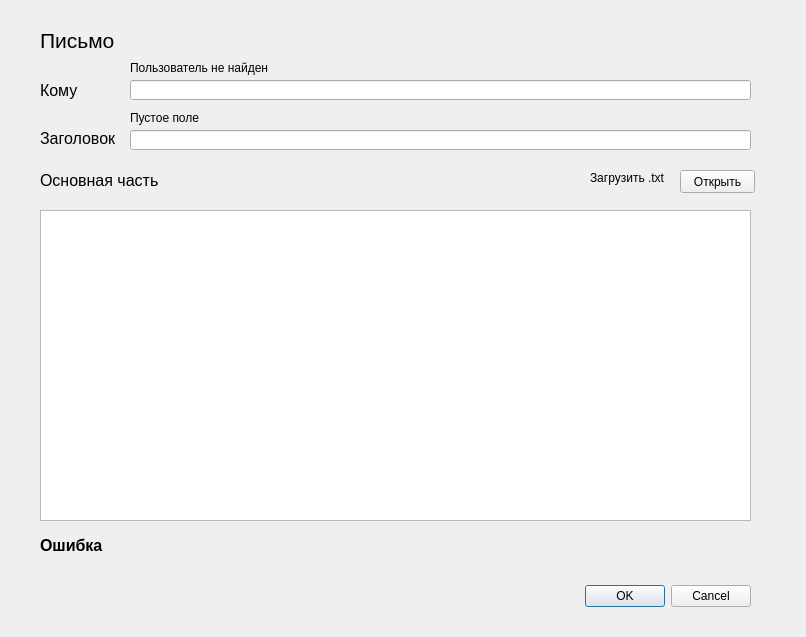
<?xml version="1.0" encoding="UTF-8"?>
<ui version="4.0">
 <class>Dialog</class>
 <widget class="QDialog" name="Dialog">
  <property name="geometry">
   <rect>
    <x>0</x>
    <y>0</y>
    <width>806</width>
    <height>637</height>
   </rect>
  </property>
  <property name="minimumSize">
   <size>
    <width>806</width>
    <height>637</height>
   </size>
  </property>
  <property name="maximumSize">
   <size>
    <width>806</width>
    <height>637</height>
   </size>
  </property>
  <property name="windowTitle">
   <string>Письмо</string>
  </property>
  <widget class="QDialogButtonBox" name="buttonBox">
   <property name="geometry">
    <rect>
     <x>410</x>
     <y>580</y>
     <width>341</width>
     <height>32</height>
    </rect>
   </property>
   <property name="orientation">
    <enum>Qt::Horizontal</enum>
   </property>
   <property name="standardButtons">
    <set>QDialogButtonBox::Cancel|QDialogButtonBox::Ok</set>
   </property>
  </widget>
  <widget class="QLabel" name="label">
   <property name="geometry">
    <rect>
     <x>40</x>
     <y>10</y>
     <width>121</width>
     <height>61</height>
    </rect>
   </property>
   <property name="font">
    <font>
     <pointsize>16</pointsize>
    </font>
   </property>
   <property name="text">
    <string>Письмо</string>
   </property>
  </widget>
  <widget class="QLineEdit" name="addressee">
   <property name="geometry">
    <rect>
     <x>130</x>
     <y>80</y>
     <width>621</width>
     <height>20</height>
    </rect>
   </property>
  </widget>
  <widget class="QLabel" name="label_4">
   <property name="geometry">
    <rect>
     <x>40</x>
     <y>170</y>
     <width>121</width>
     <height>21</height>
    </rect>
   </property>
   <property name="font">
    <font>
     <pointsize>12</pointsize>
    </font>
   </property>
   <property name="text">
    <string>Основная часть</string>
   </property>
  </widget>
  <widget class="QLabel" name="label_2">
   <property name="geometry">
    <rect>
     <x>40</x>
     <y>80</y>
     <width>47</width>
     <height>21</height>
    </rect>
   </property>
   <property name="font">
    <font>
     <pointsize>12</pointsize>
    </font>
   </property>
   <property name="text">
    <string>Кому</string>
   </property>
  </widget>
  <widget class="QLineEdit" name="title">
   <property name="geometry">
    <rect>
     <x>130</x>
     <y>130</y>
     <width>621</width>
     <height>20</height>
    </rect>
   </property>
  </widget>
  <widget class="QLabel" name="label_3">
   <property name="geometry">
    <rect>
     <x>40</x>
     <y>130</y>
     <width>81</width>
     <height>16</height>
    </rect>
   </property>
   <property name="font">
    <font>
     <pointsize>12</pointsize>
    </font>
   </property>
   <property name="text">
    <string>Заголовок</string>
   </property>
  </widget>
  <widget class="QLabel" name="label_error">
   <property name="geometry">
    <rect>
     <x>40</x>
     <y>520</y>
     <width>311</width>
     <height>51</height>
    </rect>
   </property>
   <property name="font">
    <font>
     <pointsize>12</pointsize>
     <bold>true</bold>
    </font>
   </property>
   <property name="text">
    <string>Ошибка</string>
   </property>
  </widget>
  <widget class="QLabel" name="label_6">
   <property name="geometry">
    <rect>
     <x>590</x>
     <y>170</y>
     <width>91</width>
     <height>16</height>
    </rect>
   </property>
   <property name="text">
    <string>Загрузить .txt</string>
   </property>
  </widget>
  <widget class="QPushButton" name="open_txt">
   <property name="geometry">
    <rect>
     <x>680</x>
     <y>170</y>
     <width>75</width>
     <height>23</height>
    </rect>
   </property>
   <property name="text">
    <string>Открыть</string>
   </property>
  </widget>
  <widget class="QLabel" name="label_not_found">
   <property name="geometry">
    <rect>
     <x>130</x>
     <y>60</y>
     <width>141</width>
     <height>16</height>
    </rect>
   </property>
   <property name="text">
    <string>Пользователь не найден</string>
   </property>
  </widget>
  <widget class="QLabel" name="label_title_error">
   <property name="geometry">
    <rect>
     <x>130</x>
     <y>110</y>
     <width>141</width>
     <height>16</height>
    </rect>
   </property>
   <property name="text">
    <string>Пустое поле</string>
   </property>
  </widget>
  <widget class="QPlainTextEdit" name="main_text">
   <property name="geometry">
    <rect>
     <x>40</x>
     <y>210</y>
     <width>711</width>
     <height>311</height>
    </rect>
   </property>
  </widget>
 </widget>
 <resources/>
 <connections>
  <connection>
   <sender>buttonBox</sender>
   <signal>accepted()</signal>
   <receiver>Dialog</receiver>
   <slot>accept()</slot>
   <hints>
    <hint type="sourcelabel">
     <x>248</x>
     <y>254</y>
    </hint>
    <hint type="destinationlabel">
     <x>157</x>
     <y>274</y>
    </hint>
   </hints>
  </connection>
  <connection>
   <sender>buttonBox</sender>
   <signal>rejected()</signal>
   <receiver>Dialog</receiver>
   <slot>reject()</slot>
   <hints>
    <hint type="sourcelabel">
     <x>316</x>
     <y>260</y>
    </hint>
    <hint type="destinationlabel">
     <x>286</x>
     <y>274</y>
    </hint>
   </hints>
  </connection>
 </connections>
</ui>
